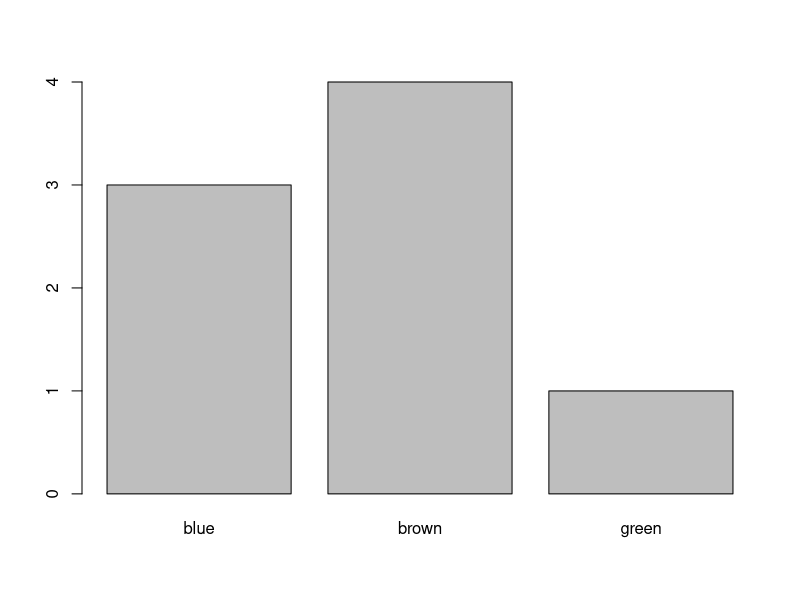
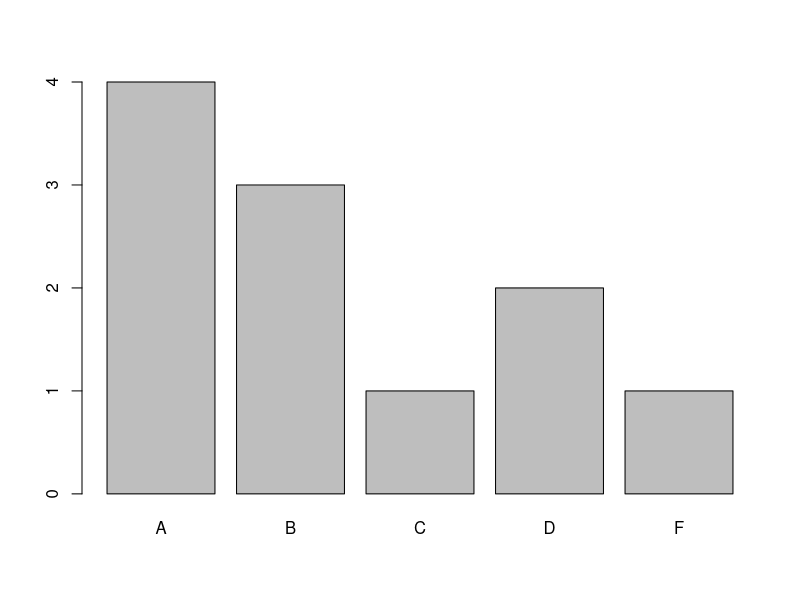
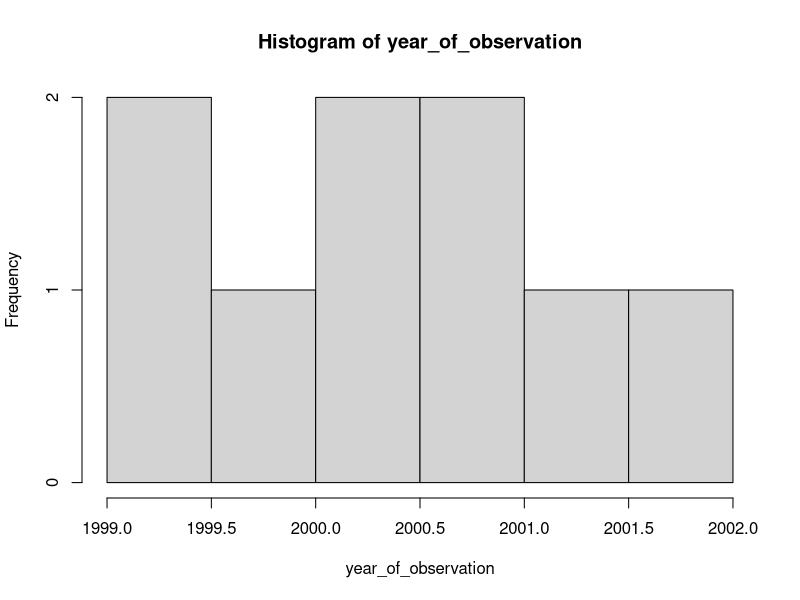
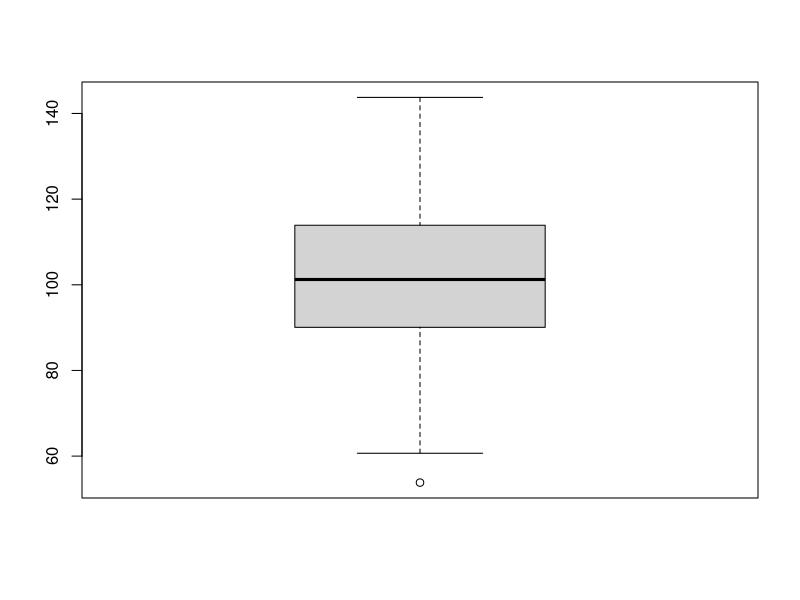
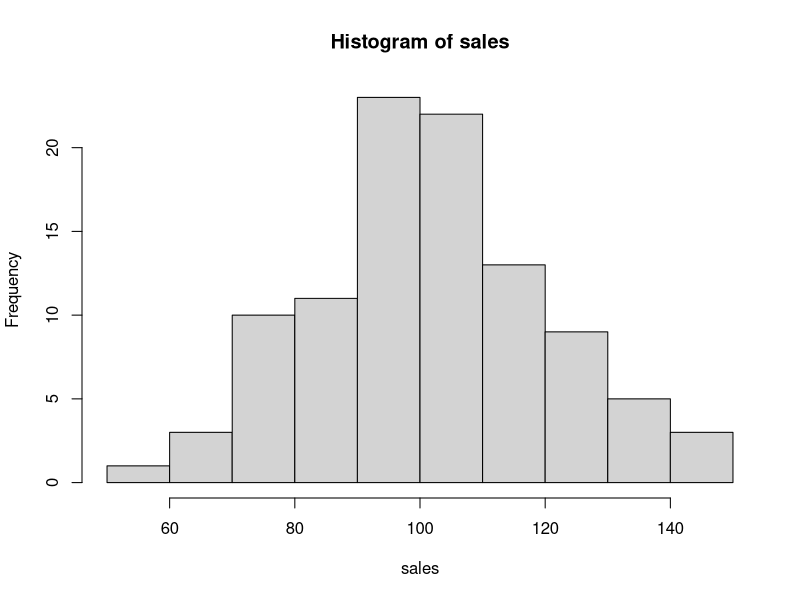
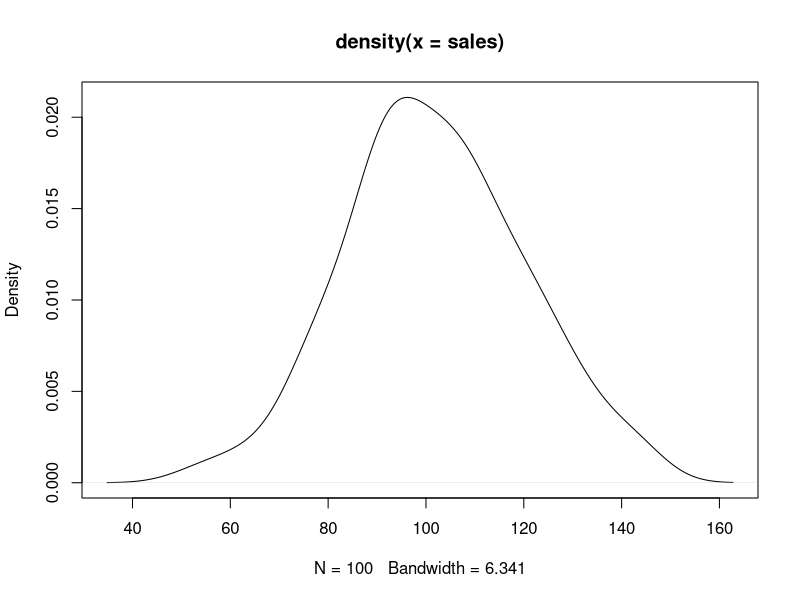
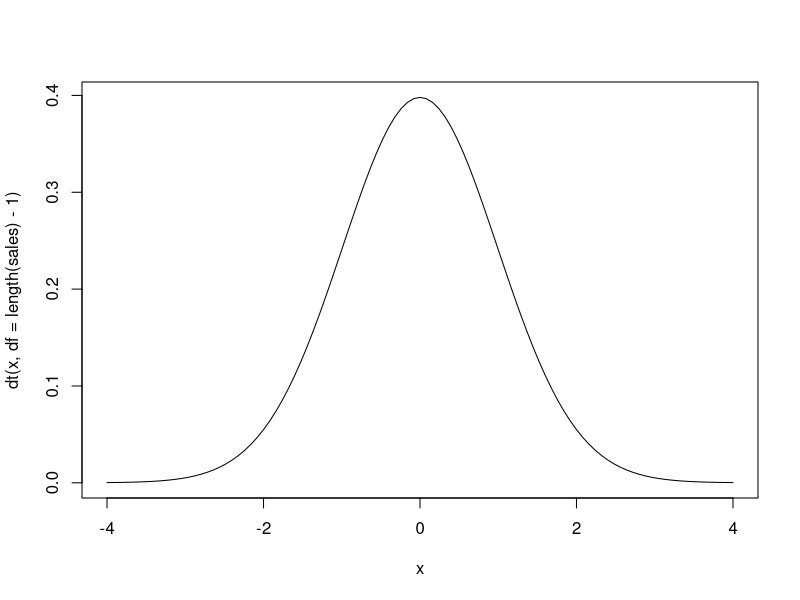
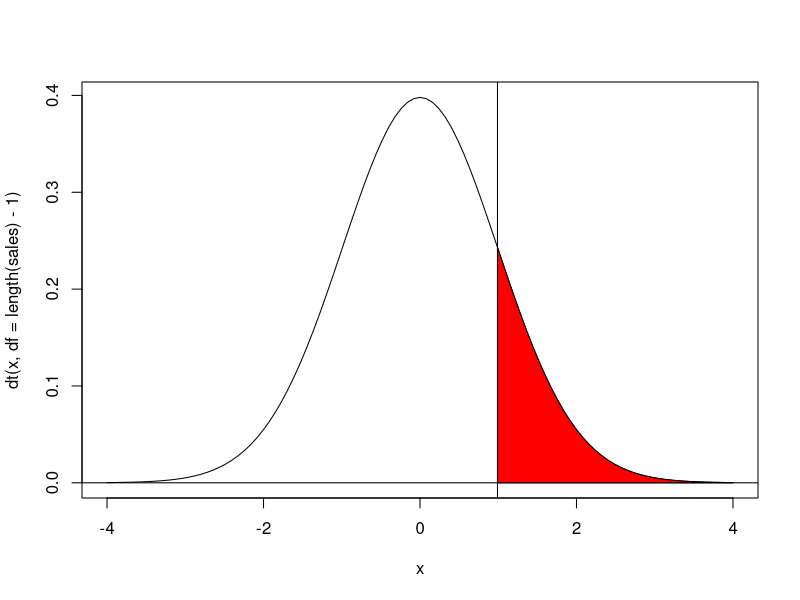

Generate these figures, in order, with R:
## ---- chunk 1
knitr::opts_chunk$set(fig.height=6, fig.width=6)
## ---- chunk 2
    # Equivalently:
## ---- chunk 3
    ?sum
## ---- chunk 4
eyecolor <- c("brown", "green", "brown", "blue", "blue", "blue", "brown", "brown")
eyecolor_counts <- table(eyecolor)
barplot(eyecolor_counts)
## ---- chunk 5
# American grading system (A is best, F is fail)
grades <- c("A", "A", "C", "D", "B", "A", "F", "B", "A", "D", "B")
grades <- sort(grades, decreasing = TRUE)
grades_count <- table(grades)
barplot(grades_count)
## ---- chunk 6
# e.g. .5 is second half
year_of_observation <- c(2000.5, 2000.5, 2001, 2002, 1999.5, 1999, 2000, 2001.5, 2001)
hist(year_of_observation)
## ---- chunk 7
set.seed(123)
sales <- rnorm(100, 100, 20)
boxplot(sales)
# There is one outlier that is more than 1.5 * interquartile-range away from the box:
any(sales<quantile(sales,0.25)-1.5*IQR(sales))
hist(sales)
plot(density(sales))
## ---- chunk 8
# Equivalently:
sum(sales)/length(sales)
mean(sales)
## ---- chunk 9
# Equivalently:
quantile(sales, 0.5)
median(sales)
## ---- chunk 10
var(sales)
# Equivalently:
sqrt(var(sales))
sd(sales)
## ---- chunk 11
# Equivalently:
diff(quantile(sales, c(0.25, 0.75)))
IQR(sales)
## ---- chunk 12
mean(sales) - 100 # pretty close 
## ---- chunk 13
t.statistic <- (mean(sales) - 100) / (sd(sales)/ sqrt(length(sales)))
t.statistic
## ---- chunk 14
curve(dt(x, df = length(sales)-1), xlim = c(-4,4))
## ---- chunk 15
curve(dt(x, df = length(sales)-1), xlim = c(-4,4))
abline(v = t.statistic)
abline(h = 0)
polygon(c(t.statistic, seq(t.statistic, 4, 0.01), 4), c(0, dt(seq(t.statistic, 4, 0.01), df = length(sales)-1), 0), col = 'red')
## ---- chunk 16
# One-sided test
p.value <- 1 - pt(t.statistic, df = length(sales)-1)
p.value
t.test(sales, mu = 100, alternative = "greater")
# Two-sided test
p.value <- 2*(1 - pt(t.statistic, df = length(sales)-1))
p.value

t.test(sales, mu = 100)
## ---- chunk 17
set.seed(22)
sales_sample <- sample(sales, 10)
# 100 is the population mean!
t.test(sales_sample, mu = 100)
## ---- chunk 18
set.seed(1)
sales_sample <- sample(sales, 10)
# 100 is the population mean!
t.test(sales_sample, mu = 120)
## ---- chunk 19
t.test(sales, mu = 100)
## ---- chunk 20
sales2 <- rnorm(100, 100, 20)
t.test(sales, sales2)
## ---- chunk 21
sales_data <- data.frame(store1 = sales, store2 = sales2, store3 = rnorm(100, 100, 20))
sales_data <- tidyr::gather(sales_data, key = store, value = sales)
head(sales_data) # first 6 lines in df
tail(sales_data) # last 6 lines in df

# All have same mean:
summary(aov(sales~store, data = sales_data))

# Change one store to have a different mean:
sales_data$sales[sales_data$store == "store3"] <- sales_data$sales[sales_data$store == "store3"] - 50
summary(aov(sales~store, data = sales_data))
## ---- chunk 22
chisq.test(eyecolor_counts)
## ---- chunk 23
set.seed(1)
female_eyecolor <- sample(eyecolor, size = length(eyecolor), replace = TRUE)
male_eyecolor <- sample(eyecolor, size = length(eyecolor), replace = TRUE)


eyecolor_data <- data.frame(f = female_eyecolor, m = male_eyecolor) 
eyecolor_data <- tidyr::gather(eyecolor_data, key = 'sex', value = 'eyecolor')

chisq.test(eyecolor_data$sex, eyecolor_data$eyecolor)
## ---- chunk 24
set.seed(1)
advertisement_spending <- rnorm(100, 50, 20)
# True intercept is 20, true beta1 is 5
sales <- 20 + 5 * advertisement_spending + rnorm(100, 0, 15)

summary(ols <- lm(sales~advertisement_spending))

# R-squared and adj. R-squared calculation
(R2 <- sum((fitted(ols) - mean(sales))^2)  / sum((sales - mean(sales))^2))
adjR2 <- 1 - ( (1-R2) * (length(sales) - 1) ) / (length(sales) - length(coef(ols)))
adjR2
## ---- chunk 25
plot(advertisement_spending, sales, xlim = c(10, 100), ylim = c(0, 450))
lines(predict(ols, data.frame(advertisement_spending = 0:99)))
## ---- chunk 26
price <- rgamma(100, 10, 1)
sales <- 20 + 5 * advertisement_spending - 3 * price + rnorm(100, 0, 15)
summary(mols <- lm(sales ~ advertisement_spending + price))
## ---- chunk 27
# Equivalently:
coef(ols)['(Intercept)'] + 50 * coef(ols)['advertisement_spending']
predict(ols, data.frame(advertisement_spending = 50))
## ---- chunk 28
# Equivalently
coef(mols)['(Intercept)'] + 30 * coef(mols)['advertisement_spending'] + 20 * coef(mols)['price']
predict(mols, data.frame(advertisement_spending = 30, price = 20))
## ---- chunk 29
# Positive linear relationship
# Equivalently:
cor(sales, advertisement_spending)
# standardized covariance thus between -1 and 1
cov(sales, advertisement_spending) / 
  (sd(sales) * sd(advertisement_spending)) 

plot(sales, advertisement_spending)

# Negative linear Relationship
cor(sales, -sales + rnorm(100, 0, 5))
plot(sales, -sales + rnorm(100, 0, 5))

# No linear relationship
set.seed(10)
cor(rnorm(100), rnorm(100))
plot(rnorm(100), rnorm(100))
## ---- chunk 30
plot(sin(1:100))
plot(function(x) x - 0.1 * x^2, xlim = c(-50, 60), type = 'p')
## ---- chunk 31
# Equivalently:
sum((sales - mean(sales)) * (advertisement_spending - mean(advertisement_spending))) / 
  (length(sales) - 1)
cov(sales, advertisement_spending)
## ---- chunk 32
cov(sales, sales)
var(sales)
